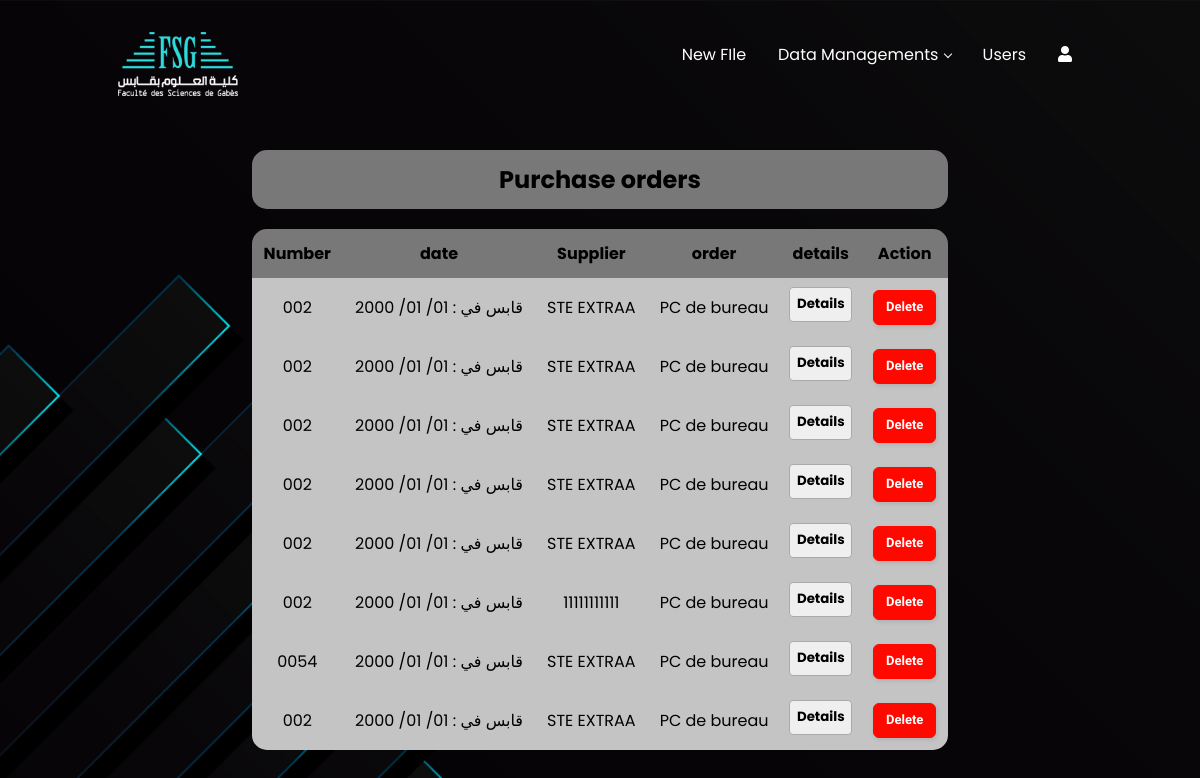
The page /bon_commande (signed in) on the database as committed earlier.
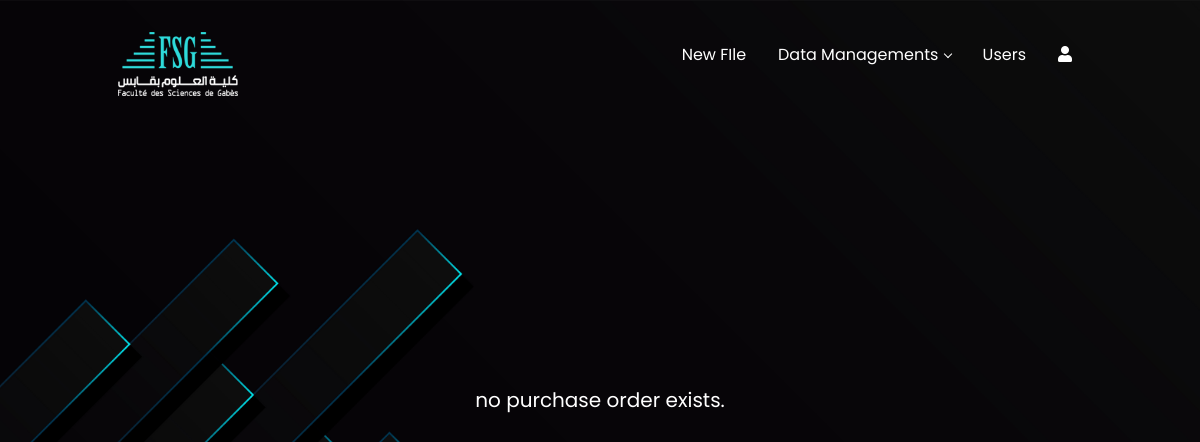
The same page on the database as committed later.
### website/models.py (models this page shows)
class BonCommande(models.Model):
    numero=models.CharField( max_length=10, null=True)
    date = models.CharField(max_length=15)
    fournisseur = models.ForeignKey('Fournisseur', on_delete=models.CASCADE)
    id_commande = models.ForeignKey('Commande', on_delete=models.CASCADE)
    id_client=models.ForeignKey('Client', on_delete=models.CASCADE, null=True)

class Fournisseur(models.Model):
    identificateur=models.CharField(max_length=100, null=True)
    name = models.CharField(max_length=100)
    address = models.CharField(max_length=200)
    sujet = models.TextField(max_length=5000)
    consultation=models.CharField( max_length=50,null=True)

class Commande(models.Model):
    quantity=models.CharField(max_length=5, null= True)
    unity = models.CharField(max_length=10)
    price_indiv = models.CharField(max_length=50)
    price_total = models.CharField(max_length=50)
    sum = models.CharField(max_length=50)
    id_produit = models.ForeignKey(Produit, on_delete=models.CASCADE)

class Produit(models.Model):
    name = models.CharField(max_length=20)
    characteristic = models.TextField(max_length=5000, null=True)

### website/views.py (the view)
# urls.py: path('bon_commande', views.bon_commande, name='bon_commande'),
@cache_control(no_cache=True, must_revalidate=True, no_store=True)
@login_required
def bon_commande(request):
    boncommande = BonCommande.objects.all()
    return render(request, 'bon_commande.html',{'boncommande': boncommande} )

### website/templates/bon_commande.html (shortened to what this page needs)
{% load static %}
{% block content %}
<html lang="en">
<head>
<link rel="stylesheet" href="{% static 'css/bon_commande.css' %}">
<link rel="stylesheet" href="https://cdnjs.cloudflare.com/ajax/libs/font-awesome/5.15.3/css/all.min.css"/>
<link href='https://unpkg.com/boxicons@2.1.4/css/boxicons.min.css' rel='stylesheet'>
</head>
<body>
  <div class="navbar">
    <div class="logo"><a href="{% url 'home' %}"><img src="static/images/logo.png"/></a></div>
    <div class="menubar">
         <ul class="mbar">
             <li><a href="File">New FIle</a></li>
             <li class="active">
                 <a href="#">Data Managements</a>
              </li>
              {% if request.user.is_superuser %}
              <li class="nd1"><a href="{% url 'userinterface' %}">Users</a> </li>
              {% endif %}
              <li><a href="#"><i class="fas fa-user"></i></a>
              </li>
         </ul>
    </div>
  </div>
 {% if boncommande %}
 <div class="table-wrapper">
  <div class="tabletitle">
    <h2 >Purchase orders</h2></div>
    <table class="table table-striped table-rounded">
        <thead>
              <tr>
                <th scope="col">Number</th>
                <th scope="col">date</th>
                <th scope="col">Supplier</th>
                <th scope="col">order</th>
                <th scope="col">details</th>
                {% if request.user.is_superuser or request.user.is_staff %}
                <th scope="col">Action</th>
                {% endif %}
              </tr>
        </thead>
        <tbody class="table-group-divider">
                {% for item in boncommande %}
                <tr scope="row">
                    <td>{{ item.numero }}</td>
                    <td>{{ item.date }}</td>
                    <td>{{ item.fournisseur.name }}</td>
                    <td>{{ item.id_commande.id_produit.name }}</td>
                    <td><button class="details-button" data-item-id="{{ item.id }}">Details</button></td>
                    {% if request.user.is_superuser or request.user.is_staff %}
                    <td>
                      <form method="POST" action="{% url 'deletecommande'%}">{% csrf_token %}
                        <input type="submit"  value="Delete" class="btn-danger">
                      </form>
                  </td>
                  {% endif %}
                </tr>
                {% endfor %}
        </tbody>
    </table>
 </div>
 {% else %}
 <div class="emty">
    <p>no purchase order exists.</p>
 </div>
 {% endif %}
</body>
</html>
  {% endblock %}

### website/static/css/bon_commande.css (style rules this page uses)
* { margin: 0; padding: 0; box-sizing: border-box; font-family: "Poppins", sans-serif; }
body { display: flex; align-items: center; min-height: 100vh; justify-content: center; background: #000000; background-image: url('../images/02.jpg'); background-size: cover; background-position: center; background-repeat: no-repeat; }
.navbar { display: flex; justify-content: space-between; padding-top: 2rem; padding-left: 7rem; padding-right: 7rem; position: absolute; top: 0; height: 7rem; width: 100%; }
.navbar ul { list-style: none; display: flex; }
.navbar li { padding: 0 1rem; position: relative; }
.navbar a { text-decoration: none; color: #fff; }
.logo img { padding-left: 5%; height: 80%; }
.menubar { padding-top: 10px; right: 5%; }
.navbar li.active:after { content: ''; display: inline-block; color: white; margin-bottom: 3px; border: solid; border-width: 0 1px 1px 0; width: 5px; height: 5px; transform: rotate(45deg); margin-left: 2px; }
.emty { color: white; top: 50%; font-size: 20px; text-align: center; }

Rows that differ between the two databases and show on the page:
removed BonCommande: numero "002", date "قابس في : 01/ 01/ 2000", fournisseur.name "STE EXTRAA", id_commande.id_produit.name "PC de bureau"
removed BonCommande: numero "002", date "قابس في : 01/ 01/ 2000", fournisseur.name "STE EXTRAA", id_commande.id_produit.name "PC de bureau"
removed BonCommande: numero "002", date "قابس في : 01/ 01/ 2000", fournisseur.name "STE EXTRAA", id_commande.id_produit.name "PC de bureau"
removed BonCommande: numero "002", date "قابس في : 01/ 01/ 2000", fournisseur.name "STE EXTRAA", id_commande.id_produit.name "PC de bureau"
removed BonCommande: numero "002", date "قابس في : 01/ 01/ 2000", fournisseur.name "STE EXTRAA", id_commande.id_produit.name "PC de bureau"
removed BonCommande: numero "002", date "قابس في : 01/ 01/ 2000", fournisseur.name "11111111111", id_commande.id_produit.name "PC de bureau"
removed BonCommande: numero "0054", date "قابس في : 01/ 01/ 2000", fournisseur.name "STE EXTRAA", id_commande.id_produit.name "PC de bureau"
removed BonCommande: numero "002", date "قابس في : 01/ 01/ 2000", fournisseur.name "STE EXTRAA", id_commande.id_produit.name "PC de bureau"
Other text that changed with them:
text no longer shown: "Purchase orders Number date Supplier order details Action"
text now shown: "no purchase order exists."
